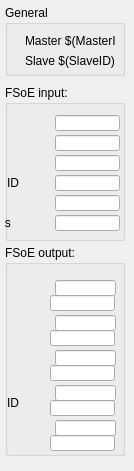
<?xml version="1.0" encoding="UTF-8"?>
<ui version="4.0">
 <class>Form</class>
 <widget class="QWidget" name="Form">
  <property name="geometry">
   <rect>
    <x>0</x>
    <y>0</y>
    <width>134</width>
    <height>471</height>
   </rect>
  </property>
  <property name="sizePolicy">
   <sizepolicy hsizetype="Preferred" vsizetype="Preferred">
    <horstretch>0</horstretch>
    <verstretch>0</verstretch>
   </sizepolicy>
  </property>
  <property name="font">
   <font>
    <pointsize>9</pointsize>
   </font>
  </property>
  <property name="windowTitle">
   <string>Form</string>
  </property>
  <widget class="QGroupBox" name="groupBox_3">
   <property name="geometry">
    <rect>
     <x>5</x>
     <y>85</y>
     <width>120</width>
     <height>156</height>
    </rect>
   </property>
   <property name="title">
    <string>FSoE input:</string>
   </property>
   <widget class="caLineEdit" name="calineedit_10">
    <property name="geometry">
     <rect>
      <x>50</x>
      <y>30</y>
      <width>65</width>
      <height>16</height>
     </rect>
    </property>
    <property name="channel" stdset="0">
     <string notr="true">$(IOC):m$(MasterID)s$(SlaveID)-FSoE-CmdIn01</string>
    </property>
    <property name="background">
     <color alpha="0">
      <red>160</red>
      <green>160</green>
      <blue>164</blue>
     </color>
    </property>
    <property name="colorMode">
     <enum>caLineEdit::Static</enum>
    </property>
    <property name="precisionMode">
     <enum>caLineEdit::User</enum>
    </property>
   </widget>
   <widget class="caLabel" name="calabel_50">
    <property name="geometry">
     <rect>
      <x>-30</x>
      <y>30</y>
      <width>72</width>
      <height>16</height>
     </rect>
    </property>
    <property name="maximumSize">
     <size>
      <width>16777215</width>
      <height>16</height>
     </size>
    </property>
    <property name="text">
     <string>Cmd</string>
    </property>
   </widget>
   <widget class="caLabel" name="calabel_51">
    <property name="geometry">
     <rect>
      <x>-30</x>
      <y>50</y>
      <width>72</width>
      <height>16</height>
     </rect>
    </property>
    <property name="maximumSize">
     <size>
      <width>16777215</width>
      <height>16</height>
     </size>
    </property>
    <property name="text">
     <string>Data</string>
    </property>
   </widget>
   <widget class="caLineEdit" name="calineedit_11">
    <property name="geometry">
     <rect>
      <x>50</x>
      <y>50</y>
      <width>65</width>
      <height>16</height>
     </rect>
    </property>
    <property name="channel" stdset="0">
     <string notr="true">$(IOC):m$(MasterID)s$(SlaveID)-FSoE-DataIn01</string>
    </property>
    <property name="background">
     <color alpha="0">
      <red>160</red>
      <green>160</green>
      <blue>164</blue>
     </color>
    </property>
    <property name="colorMode">
     <enum>caLineEdit::Static</enum>
    </property>
    <property name="precisionMode">
     <enum>caLineEdit::User</enum>
    </property>
   </widget>
   <widget class="caLabel" name="calabel_52">
    <property name="geometry">
     <rect>
      <x>-30</x>
      <y>70</y>
      <width>72</width>
      <height>16</height>
     </rect>
    </property>
    <property name="maximumSize">
     <size>
      <width>16777215</width>
      <height>16</height>
     </size>
    </property>
    <property name="text">
     <string>CRC</string>
    </property>
   </widget>
   <widget class="caLineEdit" name="calineedit_12">
    <property name="geometry">
     <rect>
      <x>50</x>
      <y>70</y>
      <width>65</width>
      <height>16</height>
     </rect>
    </property>
    <property name="text">
     <string/>
    </property>
    <property name="channel" stdset="0">
     <string notr="true">$(IOC):m$(MasterID)s$(SlaveID)-FSoE-CrcIn01</string>
    </property>
    <property name="background">
     <color alpha="0">
      <red>160</red>
      <green>160</green>
      <blue>164</blue>
     </color>
    </property>
    <property name="colorMode">
     <enum>caLineEdit::Static</enum>
    </property>
    <property name="precisionMode">
     <enum>caLineEdit::User</enum>
    </property>
   </widget>
   <widget class="caLineEdit" name="calineedit_13">
    <property name="geometry">
     <rect>
      <x>50</x>
      <y>90</y>
      <width>65</width>
      <height>16</height>
     </rect>
    </property>
    <property name="text">
     <string/>
    </property>
    <property name="channel" stdset="0">
     <string notr="true">$(IOC):m$(MasterID)s$(SlaveID)-FSoE-ConnIdIn01</string>
    </property>
    <property name="background">
     <color alpha="0">
      <red>160</red>
      <green>160</green>
      <blue>164</blue>
     </color>
    </property>
    <property name="colorMode">
     <enum>caLineEdit::Static</enum>
    </property>
    <property name="precisionMode">
     <enum>caLineEdit::User</enum>
    </property>
   </widget>
   <widget class="caLabel" name="calabel_53">
    <property name="geometry">
     <rect>
      <x>-30</x>
      <y>90</y>
      <width>72</width>
      <height>16</height>
     </rect>
    </property>
    <property name="maximumSize">
     <size>
      <width>16777215</width>
      <height>16</height>
     </size>
    </property>
    <property name="text">
     <string>Conn ID</string>
    </property>
   </widget>
   <widget class="caLineEdit" name="calineedit_19">
    <property name="geometry">
     <rect>
      <x>50</x>
      <y>110</y>
      <width>65</width>
      <height>16</height>
     </rect>
    </property>
    <property name="text">
     <string/>
    </property>
    <property name="channel" stdset="0">
     <string notr="true">$(IOC):m$(MasterID)s$(SlaveID)-FSoE-StateIn01</string>
    </property>
    <property name="background">
     <color alpha="0">
      <red>160</red>
      <green>160</green>
      <blue>164</blue>
     </color>
    </property>
    <property name="colorMode">
     <enum>caLineEdit::Static</enum>
    </property>
    <property name="precisionMode">
     <enum>caLineEdit::User</enum>
    </property>
   </widget>
   <widget class="caLabel" name="calabel_59">
    <property name="geometry">
     <rect>
      <x>-30</x>
      <y>110</y>
      <width>72</width>
      <height>16</height>
     </rect>
    </property>
    <property name="maximumSize">
     <size>
      <width>16777215</width>
      <height>16</height>
     </size>
    </property>
    <property name="text">
     <string>State</string>
    </property>
   </widget>
   <widget class="caLineEdit" name="calineedit_20">
    <property name="geometry">
     <rect>
      <x>50</x>
      <y>130</y>
      <width>65</width>
      <height>16</height>
     </rect>
    </property>
    <property name="text">
     <string/>
    </property>
    <property name="channel" stdset="0">
     <string notr="true">$(IOC):m$(MasterID)s$(SlaveID)-FSoE-CycCntIn01</string>
    </property>
    <property name="background">
     <color alpha="0">
      <red>160</red>
      <green>160</green>
      <blue>164</blue>
     </color>
    </property>
    <property name="colorMode">
     <enum>caLineEdit::Static</enum>
    </property>
    <property name="precisionMode">
     <enum>caLineEdit::User</enum>
    </property>
   </widget>
   <widget class="caLabel" name="calabel_60">
    <property name="geometry">
     <rect>
      <x>-30</x>
      <y>130</y>
      <width>72</width>
      <height>16</height>
     </rect>
    </property>
    <property name="maximumSize">
     <size>
      <width>16777215</width>
      <height>16</height>
     </size>
    </property>
    <property name="text">
     <string>Cycles</string>
    </property>
   </widget>
  </widget>
  <widget class="QGroupBox" name="groupBox_4">
   <property name="geometry">
    <rect>
     <x>5</x>
     <y>245</y>
     <width>120</width>
     <height>211</height>
    </rect>
   </property>
   <property name="title">
    <string>FSoE output:</string>
   </property>
   <widget class="caLabel" name="calabel_54">
    <property name="geometry">
     <rect>
      <x>-30</x>
      <y>45</y>
      <width>72</width>
      <height>16</height>
     </rect>
    </property>
    <property name="maximumSize">
     <size>
      <width>16777215</width>
      <height>16</height>
     </size>
    </property>
    <property name="text">
     <string>Cmd</string>
    </property>
   </widget>
   <widget class="caLineEdit" name="calineedit_14">
    <property name="geometry">
     <rect>
      <x>45</x>
      <y>50</y>
      <width>65</width>
      <height>16</height>
     </rect>
    </property>
    <property name="channel" stdset="0">
     <string notr="true">$(IOC):m$(MasterID)s$(SlaveID)-FSoE-CmdOut01-RB</string>
    </property>
    <property name="background">
     <color alpha="0">
      <red>160</red>
      <green>160</green>
      <blue>164</blue>
     </color>
    </property>
    <property name="colorMode">
     <enum>caLineEdit::Static</enum>
    </property>
    <property name="precisionMode">
     <enum>caLineEdit::User</enum>
    </property>
   </widget>
   <widget class="caLineEdit" name="calineedit_15">
    <property name="geometry">
     <rect>
      <x>45</x>
      <y>85</y>
      <width>65</width>
      <height>16</height>
     </rect>
    </property>
    <property name="channel" stdset="0">
     <string notr="true">$(IOC):m$(MasterID)s$(SlaveID)-FSoE-DataOut01-RB</string>
    </property>
    <property name="background">
     <color alpha="0">
      <red>160</red>
      <green>160</green>
      <blue>164</blue>
     </color>
    </property>
    <property name="colorMode">
     <enum>caLineEdit::Static</enum>
    </property>
    <property name="precisionMode">
     <enum>caLineEdit::User</enum>
    </property>
   </widget>
   <widget class="caLabel" name="calabel_55">
    <property name="geometry">
     <rect>
      <x>-30</x>
      <y>80</y>
      <width>72</width>
      <height>16</height>
     </rect>
    </property>
    <property name="maximumSize">
     <size>
      <width>16777215</width>
      <height>16</height>
     </size>
    </property>
    <property name="text">
     <string>Data</string>
    </property>
   </widget>
   <widget class="caLineEdit" name="calineedit_16">
    <property name="geometry">
     <rect>
      <x>45</x>
      <y>120</y>
      <width>65</width>
      <height>16</height>
     </rect>
    </property>
    <property name="channel" stdset="0">
     <string notr="true">$(IOC):m$(MasterID)s$(SlaveID)-FSoE-CrcOut01-RB</string>
    </property>
    <property name="background">
     <color alpha="0">
      <red>160</red>
      <green>160</green>
      <blue>164</blue>
     </color>
    </property>
    <property name="colorMode">
     <enum>caLineEdit::Static</enum>
    </property>
    <property name="precisionMode">
     <enum>caLineEdit::User</enum>
    </property>
   </widget>
   <widget class="caLabel" name="calabel_56">
    <property name="geometry">
     <rect>
      <x>-30</x>
      <y>115</y>
      <width>72</width>
      <height>16</height>
     </rect>
    </property>
    <property name="maximumSize">
     <size>
      <width>16777215</width>
      <height>16</height>
     </size>
    </property>
    <property name="text">
     <string>CRC</string>
    </property>
   </widget>
   <widget class="caLabel" name="calabel_57">
    <property name="geometry">
     <rect>
      <x>-30</x>
      <y>150</y>
      <width>72</width>
      <height>16</height>
     </rect>
    </property>
    <property name="maximumSize">
     <size>
      <width>16777215</width>
      <height>16</height>
     </size>
    </property>
    <property name="text">
     <string>Conn ID</string>
    </property>
   </widget>
   <widget class="caLineEdit" name="calineedit_17">
    <property name="geometry">
     <rect>
      <x>45</x>
      <y>155</y>
      <width>65</width>
      <height>16</height>
     </rect>
    </property>
    <property name="channel" stdset="0">
     <string notr="true">$(IOC):m$(MasterID)s$(SlaveID)-FSoE-ConnIdOut01-RB</string>
    </property>
    <property name="background">
     <color alpha="0">
      <red>160</red>
      <green>160</green>
      <blue>164</blue>
     </color>
    </property>
    <property name="colorMode">
     <enum>caLineEdit::Static</enum>
    </property>
    <property name="precisionMode">
     <enum>caLineEdit::User</enum>
    </property>
   </widget>
   <widget class="caLabel" name="calabel_58">
    <property name="geometry">
     <rect>
      <x>-30</x>
      <y>185</y>
      <width>72</width>
      <height>16</height>
     </rect>
    </property>
    <property name="maximumSize">
     <size>
      <width>16777215</width>
      <height>16</height>
     </size>
    </property>
    <property name="text">
     <string>Logic</string>
    </property>
   </widget>
   <widget class="caLineEdit" name="calineedit_18">
    <property name="geometry">
     <rect>
      <x>45</x>
      <y>190</y>
      <width>65</width>
      <height>16</height>
     </rect>
    </property>
    <property name="channel" stdset="0">
     <string notr="true">$(IOC):m$(MasterID)s$(SlaveID)-FSoE-LogicOut01-RB</string>
    </property>
    <property name="background">
     <color alpha="0">
      <red>160</red>
      <green>160</green>
      <blue>164</blue>
     </color>
    </property>
    <property name="colorMode">
     <enum>caLineEdit::Static</enum>
    </property>
    <property name="precisionMode">
     <enum>caLineEdit::User</enum>
    </property>
   </widget>
   <widget class="caTextEntry" name="catextentry_15">
    <property name="geometry">
     <rect>
      <x>50</x>
      <y>35</y>
      <width>61</width>
      <height>16</height>
     </rect>
    </property>
    <property name="maximumSize">
     <size>
      <width>16777215</width>
      <height>18</height>
     </size>
    </property>
    <property name="readOnly">
     <bool>false</bool>
    </property>
    <property name="channel" stdset="0">
     <string notr="true">$(IOC):m$(MasterID)s$(SlaveID)-FSoE-CmdOut01</string>
    </property>
    <property name="keepFocus">
     <bool>true</bool>
    </property>
   </widget>
   <widget class="caTextEntry" name="catextentry_17">
    <property name="geometry">
     <rect>
      <x>50</x>
      <y>70</y>
      <width>61</width>
      <height>16</height>
     </rect>
    </property>
    <property name="maximumSize">
     <size>
      <width>16777215</width>
      <height>18</height>
     </size>
    </property>
    <property name="readOnly">
     <bool>false</bool>
    </property>
    <property name="channel" stdset="0">
     <string notr="true">$(IOC):m$(MasterID)s$(SlaveID)-FSoE-DataOut01</string>
    </property>
    <property name="keepFocus">
     <bool>true</bool>
    </property>
   </widget>
   <widget class="caTextEntry" name="catextentry_18">
    <property name="geometry">
     <rect>
      <x>50</x>
      <y>105</y>
      <width>61</width>
      <height>16</height>
     </rect>
    </property>
    <property name="maximumSize">
     <size>
      <width>16777215</width>
      <height>18</height>
     </size>
    </property>
    <property name="readOnly">
     <bool>false</bool>
    </property>
    <property name="channel" stdset="0">
     <string notr="true">$(IOC):m$(MasterID)s$(SlaveID)-FSoE-CrcOut01</string>
    </property>
    <property name="keepFocus">
     <bool>true</bool>
    </property>
   </widget>
   <widget class="caTextEntry" name="catextentry_19">
    <property name="geometry">
     <rect>
      <x>50</x>
      <y>140</y>
      <width>61</width>
      <height>16</height>
     </rect>
    </property>
    <property name="maximumSize">
     <size>
      <width>16777215</width>
      <height>18</height>
     </size>
    </property>
    <property name="readOnly">
     <bool>false</bool>
    </property>
    <property name="channel" stdset="0">
     <string notr="true">$(IOC):m$(MasterID)s$(SlaveID)-FSoE-ConnIdOut01</string>
    </property>
    <property name="keepFocus">
     <bool>true</bool>
    </property>
   </widget>
   <widget class="caTextEntry" name="catextentry_20">
    <property name="geometry">
     <rect>
      <x>50</x>
      <y>175</y>
      <width>61</width>
      <height>16</height>
     </rect>
    </property>
    <property name="maximumSize">
     <size>
      <width>16777215</width>
      <height>18</height>
     </size>
    </property>
    <property name="readOnly">
     <bool>false</bool>
    </property>
    <property name="channel" stdset="0">
     <string notr="true">$(IOC):m$(MasterID)s$(SlaveID)-FSoE-LogicOut01</string>
    </property>
    <property name="keepFocus">
     <bool>true</bool>
    </property>
   </widget>
  </widget>
  <widget class="QGroupBox" name="groupBox">
   <property name="geometry">
    <rect>
     <x>5</x>
     <y>5</y>
     <width>120</width>
     <height>71</height>
    </rect>
   </property>
   <property name="title">
    <string>General</string>
   </property>
   <widget class="caLabel" name="calabel">
    <property name="geometry">
     <rect>
      <x>20</x>
      <y>45</y>
      <width>91</width>
      <height>21</height>
     </rect>
    </property>
    <property name="text">
     <string>Slave $(SlaveID)</string>
    </property>
    <property name="alignment">
     <set>Qt::AlignLeading|Qt::AlignLeft|Qt::AlignVCenter</set>
    </property>
   </widget>
   <widget class="caLabel" name="calabel_2">
    <property name="geometry">
     <rect>
      <x>20</x>
      <y>25</y>
      <width>91</width>
      <height>21</height>
     </rect>
    </property>
    <property name="text">
     <string>Master $(MasterID)</string>
    </property>
    <property name="alignment">
     <set>Qt::AlignLeading|Qt::AlignLeft|Qt::AlignVCenter</set>
    </property>
   </widget>
  </widget>
 </widget>
 <customwidgets>
  <customwidget>
   <class>caTextEntry</class>
   <extends>caLineEdit</extends>
   <header>caTextEntry</header>
  </customwidget>
  <customwidget>
   <class>caLabel</class>
   <extends>QLabel</extends>
   <header>caLabel</header>
  </customwidget>
  <customwidget>
   <class>caLineEdit</class>
   <extends>QLineEdit</extends>
   <header>caLineEdit</header>
  </customwidget>
 </customwidgets>
 <resources/>
 <connections/>
</ui>
